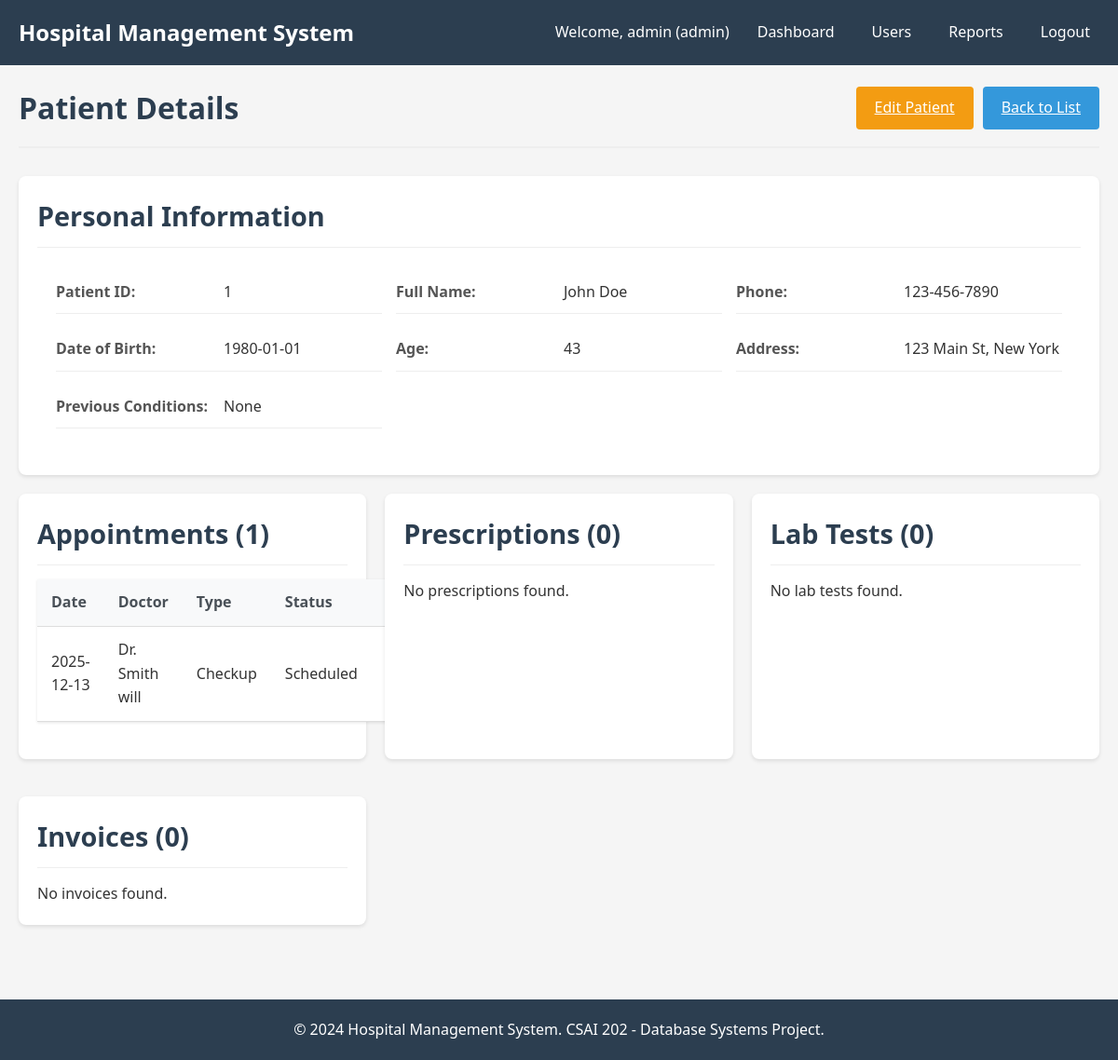
The page /patient/1 (signed in) on the database as committed earlier.
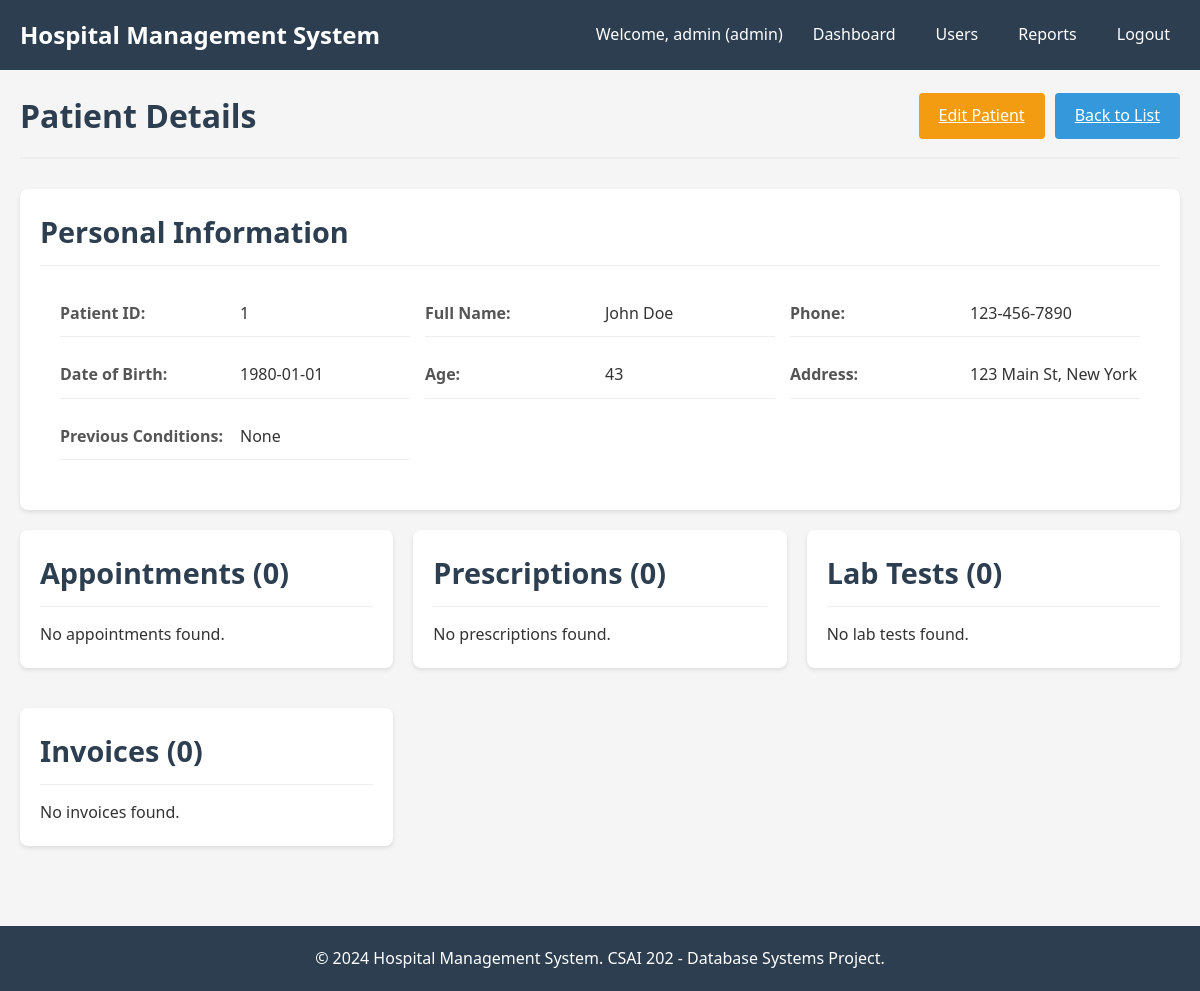
The same page on the database as committed later.
### models/user.py (models this page shows, shortened)
class User(db.Model, UserMixin):
    __tablename__ = 'user_account'
    user_id = db.Column(db.Integer, primary_key=True)
    username = db.Column(db.String(50), unique=True, nullable=False)
    password = db.Column(db.String(200), nullable=False)
    role = db.Column(db.String(20), nullable=False)
    doctor = db.relationship('Doctor', backref='user', uselist=False)
    nurse = db.relationship('Nurse', backref='user', uselist=False)
    receptionist = db.relationship('Receptionist', backref='user', uselist=False)
    @property
    def is_admin(self):
        return self.role == 'admin'
    @property
    def is_receptionist(self):
        return self.role == 'receptionist'

### models/patient.py (models this page shows)
class Patient(db.Model):
    __tablename__ = 'patient'
    patient_id = db.Column(db.Integer, primary_key=True)
    name = db.Column(db.String(100), nullable=False)
    phone = db.Column(db.String(20))
    date_of_birth = db.Column(db.Date)
    age = db.Column(db.Integer)
    previous_conditions = db.Column(db.Text)
    street = db.Column(db.String(100))
    city = db.Column(db.String(100))
    appointments = db.relationship('Appointment', backref='patient', lazy=True)
    medical_record = db.relationship('MedicalRecord', backref='patient', uselist=False)
    prescriptions = db.relationship('Prescription', backref='patient', lazy=True)
    lab_tests = db.relationship('LabTest', backref='patient', lazy=True)
    invoices = db.relationship('Invoice', backref='patient', lazy=True)

### models/appointment.py (models this page shows)
class Appointment(db.Model):
    __tablename__ = 'appointment'
    appt_id = db.Column(db.Integer, primary_key=True)
    name = db.Column(db.String(100))
    status = db.Column(db.String(50), default='Scheduled')
    date = db.Column(db.DateTime, nullable=False, default=datetime.utcnow)
    patient_id = db.Column(db.Integer, db.ForeignKey('patient.patient_id'))
    doc_id = db.Column(db.Integer, db.ForeignKey('doctor.doc_id'))
    rec_id = db.Column(db.Integer, db.ForeignKey('receptionist.rec_id'))
    prescriptions = db.relationship('Prescription', backref='appointment', lazy=True)

### models/doctor.py (models this page shows)
class Doctor(db.Model):
    __tablename__ = 'doctor'
    doc_id = db.Column(db.Integer, primary_key=True)
    name = db.Column(db.String(100), nullable=False)
    specialty = db.Column(db.String(100))
    dept_id = db.Column(db.Integer, db.ForeignKey('department.dept_id'))
    user_id = db.Column(db.Integer, db.ForeignKey('user_account.user_id'))
    department = db.relationship('Department', back_populates='doctors', foreign_keys=[dept_id])
    appointments = db.relationship('Appointment', backref='doctor', lazy=True)
    prescriptions = db.relationship('Prescription', backref='doctor', lazy=True)
    lab_tests = db.relationship('LabTest', backref='doctor', lazy=True)
    record_updates = db.relationship('DoctorUpdatesRecord', backref='doctor', lazy=True)

### controllers/patient_controller.py (the view)
@patient_bp.route('/<int:patient_id>')
@login_required
def view_patient(patient_id):
    patient = Patient.query.get_or_404(patient_id)
    if current_user.role == 'doctor':
        doctor = Doctor.query.filter_by(user_id=current_user.user_id).first()
        appointments = Appointment.query.filter_by(patient_id=patient_id, doc_id=doctor.doc_id).all()
    else:
        appointments = Appointment.query.filter_by(patient_id=patient_id).all()
    medical_record = MedicalRecord.query.filter_by(patient_id=patient_id).first()
    prescriptions = Prescription.query.filter_by(patient_id=patient_id).all()
    invoices = Invoice.query.filter_by(patient_id=patient_id).all()
    lab_tests = LabTest.query.filter_by(patient_id=patient_id).all()
    return render_template('patient/view.html', patient=patient, appointments=appointments, medical_record=medical_record, prescriptions=prescriptions, invoices=invoices, lab_tests=lab_tests)

### templates/patient/view.html (shortened to what this page needs)
{% extends "base.html" %}
{% block content %}
<div class="page-header">
    <h1>Patient Details</h1>
    <div class="header-actions">
        {% if current_user.is_receptionist or current_user.is_admin %}
        <a href="{{ url_for('patient.edit_patient', patient_id=patient.patient_id) }}" class="btn btn-warning">Edit Patient</a>
        {% endif %}
        <a href="{{ url_for('patient.list_patients') }}" class="btn btn-primary">Back to List</a>
    </div>
</div>
<div class="patient-profile">
    <div class="card">
        <div class="card-header">
            <h2>Personal Information</h2>
        </div>
        <div class="patient-info">
            <div class="info-row">
                <div class="info-label">Patient ID:</div>
                <div class="info-value">{{ patient.patient_id }}</div>
            </div>
            <div class="info-row">
                <div class="info-label">Full Name:</div>
                <div class="info-value">{{ patient.name }}</div>
            </div>
            <div class="info-row">
                <div class="info-label">Phone:</div>
                <div class="info-value">{{ patient.phone }}</div>
            </div>
            <div class="info-row">
                <div class="info-label">Date of Birth:</div>
                <div class="info-value">{{ patient.date_of_birth }}</div>
            </div>
            <div class="info-row">
                <div class="info-label">Age:</div>
                <div class="info-value">{{ patient.age }}</div>
            </div>
            <div class="info-row">
                <div class="info-label">Address:</div>
                <div class="info-value">{{ patient.street }}, {{ patient.city }}</div>
            </div>
            <div class="info-row">
                <div class="info-label">Previous Conditions:</div>
                <div class="info-value">{{ patient.previous_conditions }}</div>
            </div>
        </div>
    </div>
    <div class="dashboard-sections">
        <div class="card">
            <div class="card-header">
                <h2>Appointments ({{ appointments|length }})</h2>
            </div>
            {% if appointments %}
            <table class="table">
                <thead>
                    <tr>
                        <th>Date</th>
                        <th>Doctor</th>
                        <th>Type</th>
                        <th>Status</th>
                        <th>Actions</th>
                    </tr>
                </thead>
                <tbody>
                    {% for appointment in appointments %}
                    <tr>
                        <td>{{ appointment.date.strftime('%Y-%m-%d') }}</td>
                        <td>Dr. {{ appointment.doctor.name }}</td>
                        <td>{{ appointment.name }}</td>
                        <td>{{ appointment.status }}</td>
                        <td>
                            <a href="{{ url_for('appointment.view_appointment', appt_id=appointment.appt_id) }}" class="btn btn-primary btn-sm">View</a>
                        </td>
                    </tr>
                    {% endfor %}
                </tbody>
            </table>
            {% else %}
            <p>No appointments found.</p>
            {% endif %}
        </div>
        <div class="card">
            <div class="card-header">
                <h2>Prescriptions ({{ prescriptions|length }})</h2>
            </div>
            {% if prescriptions %}
            <table class="table">
                <thead>
                    <tr>
                        <th>Prescription ID</th>
                        <th>Doctor</th>
                        <th>Instructions</th>
                        <th>Actions</th>
                    </tr>
                </thead>
                <tbody>
                    {% for prescription in prescriptions %}
                    <tr>
                        <td>{{ prescription.script_id }}</td>
                        <td>Dr. {{ prescription.doctor.name }}</td>
                        <td>{{ prescription.instructions[:50] }}{% if prescription.instructions|length > 50 %}...{% endif %}</td>
                        <td>
                            <a href="#" class="btn btn-primary btn-sm">View</a>
                        </td>
                    </tr>
                    {% endfor %}
                </tbody>
            </table>
            {% else %}
            <p>No prescriptions found.</p>
            {% endif %}
        </div>
        <div class="card">
            <div class="card-header">
                <h2>Lab Tests ({{ lab_tests|length }})</h2>
            </div>
            {% if lab_tests %}
            <table class="table">
                <thead>
                    <tr>
                        <th>Test Name</th>
                        <th>Doctor</th>
                        <th>Result</th>
                        <th>Actions</th>
                    </tr>
                </thead>
                <tbody>
                    {% for test in lab_tests %}
                    <tr>
                        <td>{{ test.name }}</td>
                        <td>Dr. {{ test.doctor.name }}</td>
                        <td>{{ test.result[:30] }}{% if test.result|length > 30 %}...{% endif %}</td>
                        <td>
                            <a href="#" class="btn btn-primary btn-sm">View</a>
                        </td>
                    </tr>
                    {% endfor %}
                </tbody>
            </table>
            {% else %}
            <p>No lab tests found.</p>
            {% endif %}
        </div>
        <div class="card">
            <div class="card-header">
                <h2>Invoices ({{ invoices|length }})</h2>
            </div>
            {% if invoices %}
            <table class="table">
                <thead>
                    <tr>
                        <th>Invoice ID</th>
                        <th>Amount</th>
                        <th>Date</th>
                        <th>Status</th>
                        <th>Actions</th>
                    </tr>
                </thead>
                <tbody>
                    {% for invoice in invoices %}
                    <tr>
                        <td>{{ invoice.inv_id }}</td>
                        <td>${{ invoice.amount }}</td>
                        <td>{{ invoice.date.strftime('%Y-%m-%d') }}</td>
                        <td>{{ invoice.status }}</td>
                        <td>
                            <a href="{{ url_for('billing.view_invoice', inv_id=invoice.inv_id) }}" class="btn btn-primary btn-sm">View</a>
                        </td>
                    </tr>
                    {% endfor %}
                </tbody>
            </table>
            {% else %}
            <p>No invoices found.</p>
            {% endif %}
        </div>
    </div>
</div>
{% endblock %}

### templates/base.html (shortened to what this page needs)
<!DOCTYPE html>
<html lang="en">
<head>
    <link rel="stylesheet" href="{{ url_for('static', filename='css/style.css') }}">
    <link rel="stylesheet" href="{{ url_for('static', filename='css/dashboard.css') }}">
    <link rel="stylesheet" href="{{ url_for('static', filename='css/forms.css') }}">
</head>
<body>
    <div class="header">
        <div class="navbar">
            <a href="{{ url_for('index') }}" class="logo">Hospital Management System</a>
            <ul class="nav-links">
                {% if current_user.is_authenticated %}
                    <li>Welcome, {{ current_user.username }} ({{ current_user.role }})</li>
                    <li><a href="{{ url_for('index') }}">Dashboard</a></li>
                    {% if current_user.is_admin %}
                        <li><a href="{{ url_for('admin.users') }}">Users</a></li>
                        <li><a href="{{ url_for('admin.reports') }}">Reports</a></li>
                    {% elif current_user.is_doctor %}
                        <li><a href="{{ url_for('doctor.appointments') }}">Appointments</a></li>
                        <li><a href="{{ url_for('doctor.patients') }}">Patients</a></li>
                    {% elif current_user.is_nurse %}
                        <li><a href="{{ url_for('nurse.patients') }}">Patients</a></li>
                        <li><a href="{{ url_for('nurse.beds') }}">Beds</a></li>
                    {% elif current_user.is_receptionist %}
                        <li><a href="{{ url_for('receptionist.appointments') }}">Appointments</a></li>
                        <li><a href="{{ url_for('receptionist.billing') }}">Billing</a></li>
                    {% endif %}
                    <li><a href="{{ url_for('auth.logout') }}">Logout</a></li>
                {% else %}
                    <li><a href="{{ url_for('auth.login') }}">Login</a></li>
                {% endif %}
            </ul>
        </div>
    </div>
    <div class="container">
        <div class="content">
            {% block content %}{% endblock %}
        </div>
    </div>
    <footer class="footer">
        <p>&copy; 2024 Hospital Management System. CSAI 202 - Database Systems Project.</p>
    </footer>
</body>
</html>

### static/css/style.css (style rules this page uses)
* { margin: 0; padding: 0; box-sizing: border-box; }
body { font-family: 'Segoe UI', Tahoma, Geneva, Verdana, sans-serif; background-color: #f5f5f5; color: #333; line-height: 1.6; }
.container { width: 100%; max-width: 1200px; margin: 0 auto; padding: 20px; min-height: calc(100vh - 140px); }
.header { background-color: #2c3e50; color: white; padding: 1rem 0; }
.navbar { display: flex; justify-content: space-between; align-items: center; padding: 0 20px; }
.logo { font-size: 1.5rem; font-weight: bold; color: white; text-decoration: none; }
.nav-links { display: flex; list-style: none; gap: 20px; align-items: center; }
.nav-links li { color: white; }
.nav-links a { color: white; text-decoration: none; padding: 5px 10px; border-radius: 4px; transition: background-color 0.3s; }
.btn { padding: 10px 20px; border: none; border-radius: 4px; font-size: 16px; cursor: pointer; transition: background-color 0.3s; }
.btn-primary { background-color: #3498db; color: white; }
.btn-warning { background-color: #f39c12; color: white; }
.card { background: white; border-radius: 8px; padding: 20px; margin-bottom: 20px; box-shadow: 0 2px 4px rgba(0,0,0,0.1); }
.card-header { border-bottom: 1px solid #eee; padding-bottom: 10px; margin-bottom: 15px; font-size: 1.2rem; font-weight: 600; color: #2c3e50; }
.footer { background-color: #2c3e50; color: white; text-align: center; padding: 20px; margin-top: 40px; }

### static/css/dashboard.css (style rules this page uses)
.dashboard-sections { display: grid; grid-template-columns: 1fr; gap: 20px; margin-top: 20px; }
.page-header { display: flex; justify-content: space-between; align-items: center; margin-bottom: 30px; padding-bottom: 15px; border-bottom: 2px solid #eee; }
.page-header h1 { color: #2c3e50; margin: 0; }

### templates/patient/view.html (style rules this page uses)
.patient-info { display: grid; grid-template-columns: repeat(auto-fit, minmax(300px, 1fr)); gap: 15px; padding: 20px; }
.info-row { display: flex; margin-bottom: 10px; padding-bottom: 10px; border-bottom: 1px solid #eee; }
.info-label { font-weight: 600; width: 180px; color: #555; }
.info-value { flex: 1; color: #333; }
.dashboard-sections { display: grid; grid-template-columns: repeat(auto-fit, minmax(350px, 1fr)); gap: 20px; margin-top: 20px; }
.header-actions { display: flex; gap: 10px; }

Rows that differ between the two databases and show on the page:
removed Appointment: date "2025-12-13", doctor.name "Smith will", name "Checkup", status "Scheduled"
Other text that changed with them:
{{ appointments|length }}: "1" → "0"
text no longer shown: "Date Doctor Type Status"
text now shown: "No appointments found."
